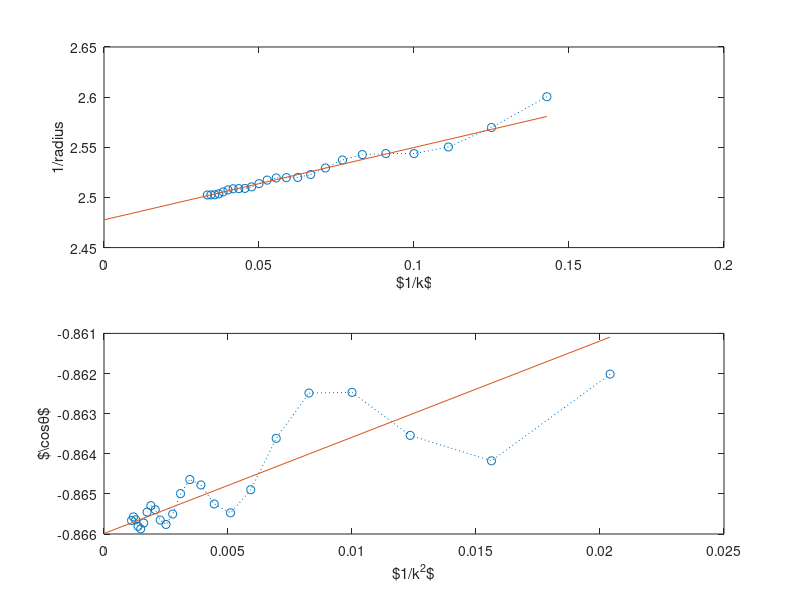

Recreate this plot in MATLAB.
function [radius,costheta,nature]=radiusConverge(a)
% Estimate radius of convergence of a real-valued Taylor
% series from its coefficients when convergence is limited by
% either a real singularity or a complex conjugate pair of
% singularities.  Execute with no argument to see an example.
% Input: row/column matrix (or cell-array) of coefficients.
% Also estimate the location and nature of the
% singularities---assuming they are of form [z-r]^nature or
% [z-r*exp(i*theta)]^nature.  See Appendix of the article by
% Mercer & Roberts (1990) "A centre manifold description of
% contaminant dispersion in channels with varying flow
% properties"; SIAM J. Appl. Math. 50, pp. 1547--1565; doi:
% 10.1137/0150091.  (Lyle Ramshaw, 2021, reports (A.8) needs
% denominator "2*cos" inplace of just "cos").  With more
% coding could generalise to a set of Taylor series stored
% in a 2D array.  The nature is usually OKish to one decimal
% place, but sometimes worse!
% Maybe change the axes labels by following the function with
% subplot(2,1,1),xlabel('$1/n$'),  ylabel('...')
% subplot(2,1,2),xlabel('$1/n^2$'),ylabel('...')
% AJ Roberts, http://orcid.org/0000-0001-8930-1552
% Jul 2019 -- 12 Nov 2023
if nargin==0, 
	% example from homogenisation of 1-3, period two, diffusion
    a=[0
	 1.5
	0.21875
	-0.0153645833333
	0.0045421781994
	-0.000651425962095
	-0.0000272110973736
	0.000063417140204
	-0.0000273721164496
	0.00000743165092989
	-0.00000106850673296
	-0.000000187313165366
	0.000000198540049063
	-0.0000000807784048915
	0.0000000204494522624
	-0.00000000196514393034
	-0.00000000116638473277
	0.000000000813994589664
	-0.000000000295281424719
	0.0000000000643029608275
	-8.5057969996e-13];
	% random singularity Taylor series
	nu=randn, theta=pi*(randi(7)-1)/6; costh=cos(theta), rad=exp(randn)
	n=0:30;
	a=(-1).^n.*gamma(nu+1)./gamma(n+1)./gamma(nu-n+1) ...
	  ./rad.^n.*cos(n*theta+rand)
end; % of example data

% if input is cell(s) then convert to matrix
if iscell(a), a=cell2mat(a); end

% force coefficients to column(s)
if size(a,1)==1, a=a(:); end 
n=size(a,1);
if n<4, error('must have four+ coefficients'), end

% scale coefficients to be comparable magnitude
m=floor(n/2);
rat=( max(abs(a(1:m,:))) ./ max(abs(a(m+1:n,:))) ).^(1/m);
a=a.*(rat.^((0:n-1)'));

% check for whether function of squared parameter
near0=1e-8*max(abs(a));
if max(abs(a(1:2:n)))<near0,
   fprintf('radiusConverge: odd coeffs effectively zero\n')
   [radius,costheta,nature]=radiusConverge(a(2:2:end));
   fprintf('radiusConverge: in original variables\n')
   radius=rat*sqrt(radius), costheta=cos(0.5*acos(costheta))
   return
end
if max(abs(a(2:2:n)))<near0,
   fprintf('radiusConverge: even coeffs effectively zero\n')
   [radius,costheta,nature]=radiusConverge(a(1:2:end));
   fprintf('radiusConverge: in original variables\n')
   radius=rat*sqrt(radius), costheta=cos(0.5*acos(costheta))
   return
end

% Now test for same or alternating signs
% If so, then use a simpler Domb-Sykes plot.
% Omit leading departure from pattern in up to first 25% of coeffs
for kMin=1:n/4 %min(find(abs(a)>near0));
	pm=(-1).^(kMin:n)';
	if prod(a(kMin:n)>near0)+prod(a(kMin:n)<-near0) ...
	   +prod(pm.*a(kMin:n)>near0)+prod(pm.*a(kMin:n)<-near0)>0
	   fprintf('radiusConverge: Domb--Sykes plot\n')
	   k=(kMin:n-1)';
	   Bk=a(k+1)./a(k);
	   b=(k.^2.*[ones(size(k)) 1./k])\(k.^2.*Bk);
	   radius = rat/b(1);
	   nature = -1-b(2)/b(1) % unreliable?
	   costheta = sign(radius)
	   radius = abs(radius)
	   % plot in current figure window
	   clf()
	   x=[1./k;0];
	   plot(1./k,real(Bk)/rat,'o:',x,(b(1)+b(2)*x)/rat)
	   xlabel('$1/k$'),ylabel('1/radius')
	   return
	end
end%for-loop

% With a nontrivial pattern of signs, use a Mercer-Roberts plot
fprintf('radiusConverge: Mercer--Roberts plot\n')
% skip over more than one leading zero in coefficients
kMin=max(3,kMin);
k=(kMin:n-1)';

% formula (A.5)
Bksq=(a(k+1).*a(k-1)-a(k).^2)./(a(k).*a(k-2)-a(k-1).^2);
Bk=sqrt(Bksq);
% formula (A.6)
cosk=0.5*(a(k-1).*Bk./a(k)+a(k+1)./a(k)./Bk);

% eliminate unreal data points
j=find(abs(imag(Bk))+abs(imag(cosk))>1e-8);
Bk(j)=nan; cosk(j)=nan;

% weighted best lines to end window of clean data
j=(max([1;j+1]):length(Bk))';
b=(k(j).^2.*[ones(size(j)) 1./k(j)])\(k(j).^2.*Bk(j));
c=(k(j).^2.*[ones(size(j)) 1./k(j).^2])\(k(j).^2.*cosk(j));

% determine radius limiting singularity, (A.7) and (A.8)
nature = -1-b(2)/b(1) % unreliable?
costheta = c(1)
radius = rat/b(1)
% nature2 = c(2)/c(1)-1 % bad estimate

% plot in current figure window
clf()
x=[1./k(j);0];
subplot(2,1,1)
plot(1./k,real(Bk)/rat,'o:',x,(b(1)+b(2)*x)/rat)
xlabel('$1/k$'),ylabel('1/radius')
subplot(2,1,2)
plot(1./k.^2,real(cosk),'o:',x.^2,c(1)+c(2)*x.^2)
xlabel('$1/k^2$'),ylabel('$\cos\theta$')
